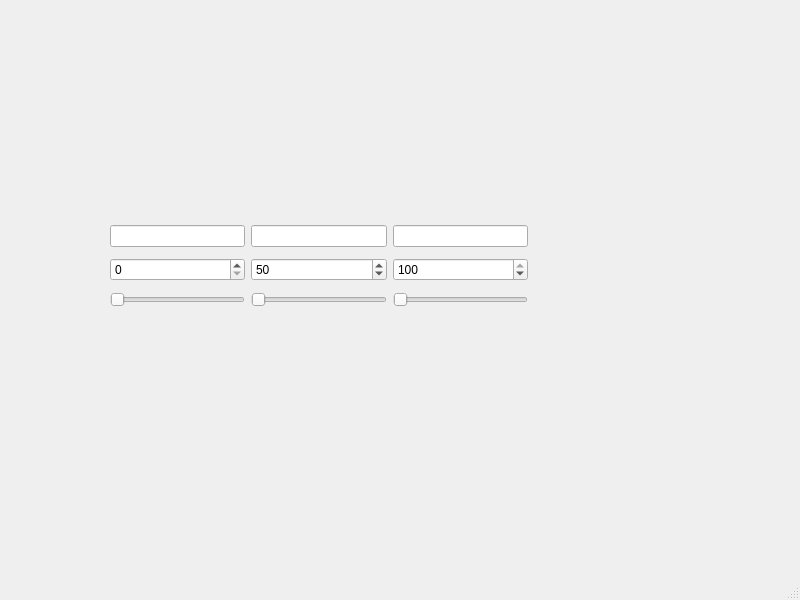
<?xml version="1.0" encoding="UTF-8"?>
<ui version="4.0">
 <class>MainWindow</class>
 <widget class="QMainWindow" name="MainWindow">
  <property name="geometry">
   <rect>
    <x>0</x>
    <y>0</y>
    <width>800</width>
    <height>600</height>
   </rect>
  </property>
  <property name="windowTitle">
   <string>MainWindow</string>
  </property>
  <widget class="QWidget" name="centralwidget">
   <widget class="QWidget" name="layoutWidget">
    <property name="geometry">
     <rect>
      <x>110</x>
      <y>220</y>
      <width>418</width>
      <height>93</height>
     </rect>
    </property>
    <layout class="QHBoxLayout" name="horizontalLayout">
     <item>
      <layout class="QVBoxLayout" name="verticalLayout_A">
       <item>
        <widget class="QLineEdit" name="lineEdit_A"/>
       </item>
       <item>
        <widget class="QSpinBox" name="spinBox_A">
         <property name="maximum">
          <number>100</number>
         </property>
        </widget>
       </item>
       <item>
        <widget class="QSlider" name="horizontalSlider_A">
         <property name="maximum">
          <number>100</number>
         </property>
         <property name="orientation">
          <enum>Qt::Orientation::Horizontal</enum>
         </property>
        </widget>
       </item>
      </layout>
     </item>
     <item>
      <layout class="QVBoxLayout" name="verticalLayout_B">
       <item>
        <widget class="QLineEdit" name="lineEdit_B"/>
       </item>
       <item>
        <widget class="QSpinBox" name="spinBox_B">
         <property name="maximum">
          <number>100</number>
         </property>
         <property name="value">
          <number>50</number>
         </property>
        </widget>
       </item>
       <item>
        <widget class="QSlider" name="horizontalSlider_B">
         <property name="maximum">
          <number>100</number>
         </property>
         <property name="orientation">
          <enum>Qt::Orientation::Horizontal</enum>
         </property>
        </widget>
       </item>
      </layout>
     </item>
     <item>
      <layout class="QVBoxLayout" name="verticalLayout_C">
       <item>
        <widget class="QLineEdit" name="lineEdit_C"/>
       </item>
       <item>
        <widget class="QSpinBox" name="spinBox_C">
         <property name="maximum">
          <number>100</number>
         </property>
         <property name="value">
          <number>100</number>
         </property>
        </widget>
       </item>
       <item>
        <widget class="QSlider" name="horizontalSlider_C">
         <property name="maximum">
          <number>100</number>
         </property>
         <property name="orientation">
          <enum>Qt::Orientation::Horizontal</enum>
         </property>
        </widget>
       </item>
      </layout>
     </item>
    </layout>
   </widget>
  </widget>
  <widget class="QMenuBar" name="menubar">
   <property name="geometry">
    <rect>
     <x>0</x>
     <y>0</y>
     <width>800</width>
     <height>30</height>
    </rect>
   </property>
  </widget>
  <widget class="QStatusBar" name="statusbar"/>
 </widget>
 <resources/>
 <connections/>
</ui>
